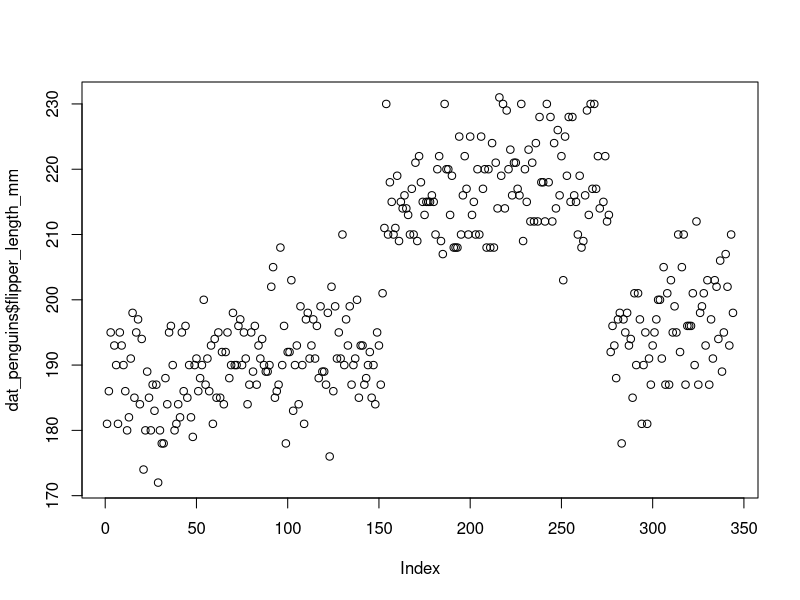

Write the R code that produced this figure.
## ---- chunk 1
knitr::opts_chunk$set(echo = TRUE)
## ---- chunk 2

library(tidyverse)

## ---- chunk 3

dat_penguins <- palmerpenguins::penguins ## assigning data frame

head(dat_penguins) ## show first 5 rows of data set

## ---- chunk 4

mean(dat_penguins$flipper_length_mm, na.rm = TRUE) ## gives mean flipper length

mean(dat_penguins$body_mass_g, na.rm = TRUE)

range(dat_penguins$flipper_length_mm, na.rm = TRUE)

## ---- chunk 5

plot(dat_penguins$flipper_length_mm)

